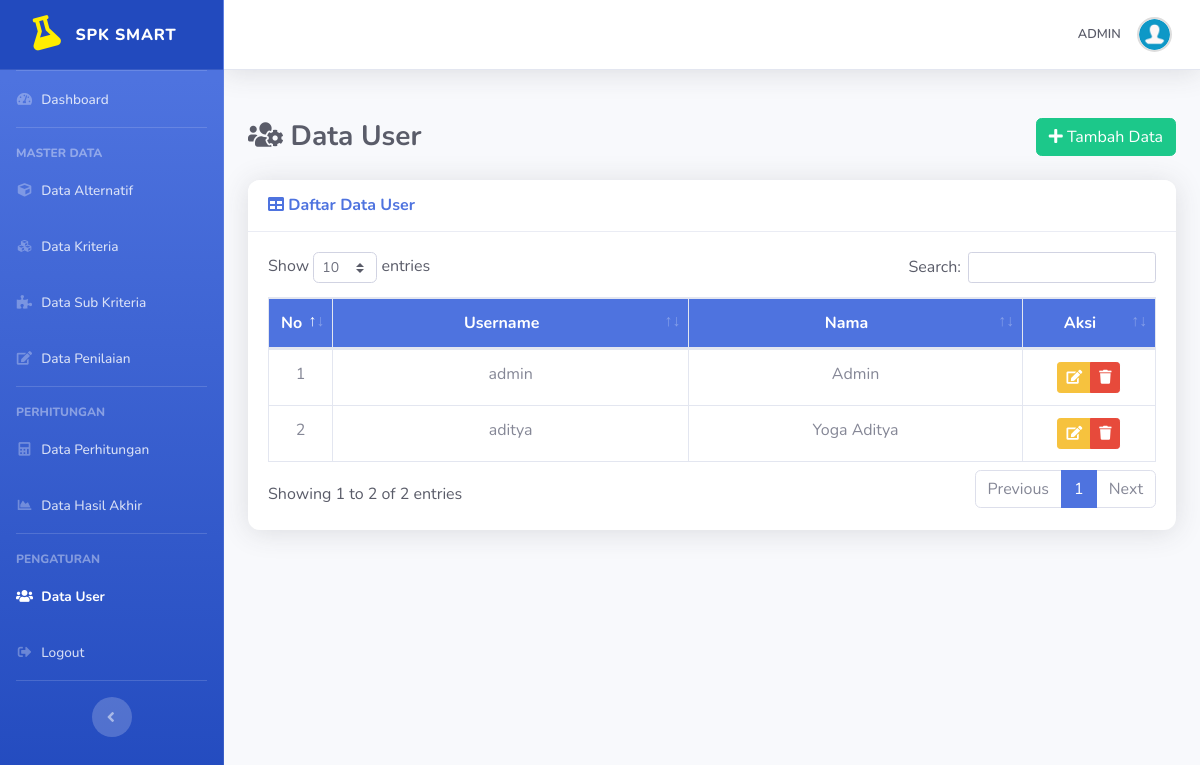
Screenshot of /list-user.php (signed in) with the database file from the repository.
### tables this page shows
CREATE TABLE `user` (
  `id_user` int(5) NOT NULL,
  `username` varchar(16) NOT NULL,
  `password` varchar(255) NOT NULL,
  `nama` varchar(70) NOT NULL,
  `email` varchar(50) DEFAULT NULL
);

### list-user.php (the view, shortened to what this page needs)
<?php
require_once('template/header.php');
?>
<div class="d-sm-flex align-items-center justify-content-between mb-4">
    <h1 class="h3 mb-0 text-gray-800"><i class="fas fa-fw fa-users-cog"></i> Data User</h1>
    <a href="tambah-user.php" class="btn btn-success"> <i class="fa fa-plus"></i> Tambah Data </a>
</div>
<div class="card shadow mb-4">
    <div class="card-header py-3">
        <h6 class="m-0 font-weight-bold text-primary"><i class="fa fa-table"></i> Daftar Data User</h6>
    </div>
    <div class="card-body">
		<div class="table-responsive">
			<table class="table table-bordered" id="dataTable" width="100%" cellspacing="0">
				<thead class="bg-primary text-white">
					<tr align="center">
						<th width="5%">No</th>
						<th>Username</th>
						<th>Nama</th>
						<th width="15%">Aksi</th>
					</tr>
				</thead>
				<tbody>
				<?php
				$no=0;
				$query = mysqli_query($koneksi,"SELECT * FROM user");
				while($data = mysqli_fetch_array($query)):
				$no++;
				?>
					<tr align="center">
						<td><?php echo $no; ?></td>
						<td><?php echo $data['username']; ?></td>
						<td><?php echo $data['nama']; ?></td>
						<td>
							<div class="btn-group" role="group">
								<a data-toggle="tooltip" data-placement="bottom" title="Edit Data" href="edit-user.php?id=<?php echo $data['id_user']; ?>" class="btn btn-warning btn-sm"><i class="fa fa-edit"></i></a>
								<a data-toggle="tooltip" data-placement="bottom" title="Hapus Data" href="hapus-user.php?id=<?php echo $data['id_user']; ?>" onclick="return confirm('Apakah anda yakin untuk menghapus data ini?')" class="btn btn-danger btn-sm"><i class="fa fa-trash"></i></a>
							</div>
						</td>
					</tr>
				<?php endwhile; ?>
				</tbody>
			</table>
		</div>
	</div>
</div>
<?php require_once('template/footer.php'); ?>

### admin-custom.css (style rules this page uses)
body { font-family: 'Nunito', sans-serif; color: #5a5c69; }
.h3.mb-0.text-gray-800 { color: #4e73df; font-weight: 700; }
.card { border-radius: 0.75rem; border: none; box-shadow: 0 0.15rem 1.75rem 0 rgba(58, 59, 69, 0.05); }
.card-header { background-color: #fff; border-bottom: 1px solid #eaecf4; color: #4e73df; font-weight: 700; border-radius: 0.75rem 0.75rem 0 0 !important; }

### template/header.php (style rules this page uses)
body { font-family: 'Nunito', sans-serif; color: #5a5c69; }
.h3.mb-0.text-gray-800 { color: #4e73df; font-weight: 700; }
.card { border-radius: 0.75rem; border: none; box-shadow: 0 0.15rem 1.75rem 0 rgba(58, 59, 69, 0.05); }
.card-header { background-color: #fff; border-bottom: 1px solid #eaecf4; color: #4e73df; font-weight: 700; border-radius: 0.75rem 0.75rem 0 0 !important; }

### rows the page displays
user: username "admin", nama "Admin"
user: username "aditya", nama "Yoga Aditya"

### other values shown
$_SESSION['username'] "ADMIN"
